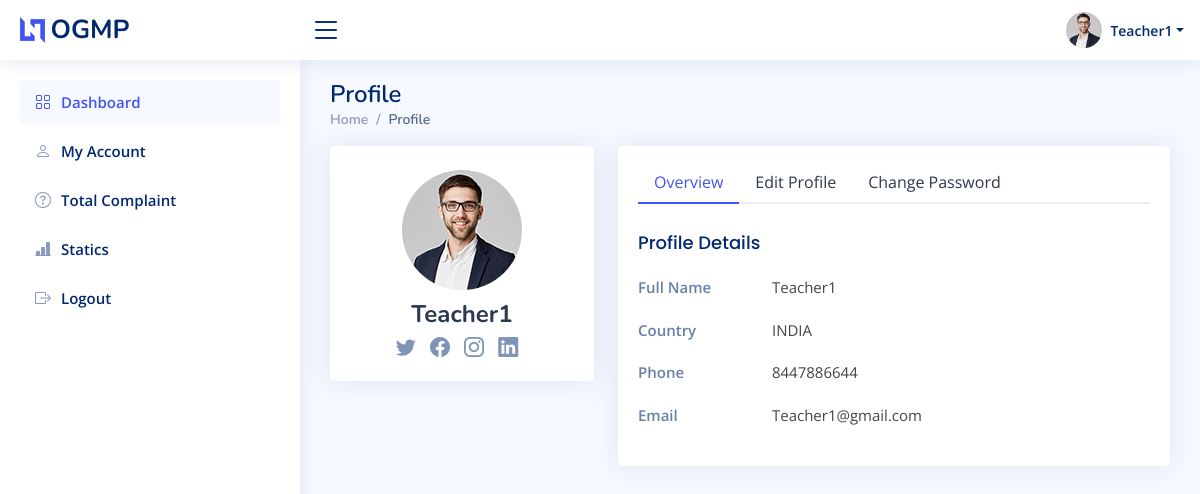
The app's page /profile.php (signed in) with its own data.
### tables this page shows
CREATE TABLE `users` (
  `id` int(11) NOT NULL,
  `name` varchar(150) NOT NULL,
  `email` varchar(150) NOT NULL,
  `password` varchar(150) NOT NULL,
  `mobile` varchar(15) NOT NULL,
  `flag` int(5) NOT NULL
);

### profile.php (the view, shortened to what this page needs)
<?php
include_once("include/database.php");
?>
<!DOCTYPE html>
<html lang="en">
<head>
  <link href="assets/vendor/bootstrap/css/bootstrap.min.css" rel="stylesheet">
  <link href="assets/vendor/bootstrap-icons/bootstrap-icons.css" rel="stylesheet">
  <link href="assets/vendor/boxicons/css/boxicons.min.css" rel="stylesheet">
  <link href="assets/vendor/quill/quill.snow.css" rel="stylesheet">
  <link href="assets/vendor/quill/quill.bubble.css" rel="stylesheet">
  <link href="assets/vendor/remixicon/remixicon.css" rel="stylesheet">
  <link href="assets/vendor/simple-datatables/style.css" rel="stylesheet">
  <link href="assets/css/style.css" rel="stylesheet">
</head>
<body>
  <?php include_once("include/header.php"); ?>
  <?php include_once("include/sidebar.php"); ?>
  <main id="main" class="main">
    <div class="pagetitle">
      <h1>Profile</h1>
      <nav>
        <ol class="breadcrumb">
          <li class="breadcrumb-item"><a href="index.php">Home</a></li>
          <li class="breadcrumb-item active">Profile</li>
        </ol>
      </nav>
    </div>
    <section class="section profile">
      <div class="row">
        <div class="col-xl-4">
          <div class="card">
            <div class="card-body profile-card pt-4 d-flex flex-column align-items-center">
              <img src="assets/img/profile-img.jpg" alt="Profile" class="rounded-circle">
              <h2><?php echo ucwords($data['name']); ?></h2>
              <div class="social-links mt-2">
                <a href="#" class="twitter"><i class="bi bi-twitter"></i></a>
                <a href="#" class="facebook"><i class="bi bi-facebook"></i></a>
                <a href="#" class="instagram"><i class="bi bi-instagram"></i></a>
                <a href="#" class="linkedin"><i class="bi bi-linkedin"></i></a>
              </div>
            </div>
          </div>
        </div>
        <div class="col-xl-8">
          <div class="card">
            <div class="card-body pt-3">
              <ul class="nav nav-tabs nav-tabs-bordered">
                <li class="nav-item">
                  <button class="nav-link active" data-bs-toggle="tab" data-bs-target="#profile-overview">Overview</button>
                </li>
                <li class="nav-item">
                  <button class="nav-link" data-bs-toggle="tab" data-bs-target="#profile-edit">Edit Profile</button>
                </li>
                <li class="nav-item">
                  <button class="nav-link" data-bs-toggle="tab" data-bs-target="#profile-change-password">Change Password</button>
                </li>
              </ul>
              <div class="tab-content pt-2">
                <div class="tab-pane fade show active profile-overview" id="profile-overview">
                  <h5 class="card-title">Profile Details</h5>
                  <div class="row">
                    <div class="col-lg-3 col-md-4 label ">Full Name</div>
                    <div class="col-lg-9 col-md-8"><?php echo ucwords($data['name']); ?></div>
                  </div>
                  <div class="row">
                    <div class="col-lg-3 col-md-4 label">Country</div>
                    <div class="col-lg-9 col-md-8">INDIA</div>
                  </div>
                  <div class="row">
                    <div class="col-lg-3 col-md-4 label">Phone</div>
                    <div class="col-lg-9 col-md-8"><?php echo ucwords($data['mobile']); ?></div>
                  </div>
                  <div class="row">
                    <div class="col-lg-3 col-md-4 label">Email</div>
                    <div class="col-lg-9 col-md-8"><?php echo ucwords($data['email']); ?></div>
                  </div>
                </div>
              </div>
            </div>
          </div>
        </div>
      </div>
    </section>
  </main>
</body>
</html>

### assets/css/style.css (style rules this page uses)
:root { scroll-behavior: smooth; }
body { font-family: "Open Sans", sans-serif; background: #f6f9ff; color: #444444; }
a { color: #4154f1; text-decoration: none; }
h1, h2, h3, h4, h5, h6 { font-family: "Nunito", sans-serif; }
#main { margin-top: 60px; padding: 20px 30px; transition: all 0.3s; }
.pagetitle { margin-bottom: 10px; }
.pagetitle h1 { font-size: 24px; margin-bottom: 0; font-weight: 600; color: #012970; }
.card { margin-bottom: 30px; border: none; border-radius: 5px; box-shadow: 0px 0 30px rgba(1, 41, 112, 0.1); overflow: hidden; }
.card-title { padding: 20px 0 15px 0; font-size: 18px; font-weight: 500; color: #012970; font-family: "Poppins", sans-serif; }
.card-body { padding: 0 20px 20px 20px; }
.breadcrumb { font-size: 14px; font-family: "Nunito", sans-serif; color: #899bbd; font-weight: 600; }
.breadcrumb a { color: #899bbd; transition: 0.3s; }
.breadcrumb .breadcrumb-item::before { color: #899bbd; }
.breadcrumb .active { color: #51678f; font-weight: 600; }
.nav-tabs-bordered { border-bottom: 2px solid #ebeef4; }
.nav-tabs-bordered .nav-link { margin-bottom: -2px; border: none; color: #2c384e; }
.nav-tabs-bordered .nav-link.active { background-color: #fff; color: #4154f1; border-bottom: 2px solid #4154f1; }
@media (min-width: 1200px) { #main, #footer { margin-left: 300px; } }
.profile .profile-card img { max-width: 120px; }
.profile .profile-card h2 { font-size: 24px; font-weight: 700; color: #2c384e; margin: 10px 0 0 0; }
.profile .profile-card .social-links a { font-size: 20px; display: inline-block; color: rgba(1, 41, 112, 0.5); line-height: 0; margin-right: 10px; transition: 0.3s; }
.profile .profile-overview .row { margin-bottom: 20px; font-size: 15px; }
.profile .profile-overview .card-title { color: #012970; }
.profile .profile-overview .label { font-weight: 600; color: rgba(1, 41, 112, 0.6); }

### records on screen
users: name "Teacher1", mobile "8447886644", email "Teacher1@gmail.com"

### other values on screen
$_SESSION['name'] "Teacher1"
